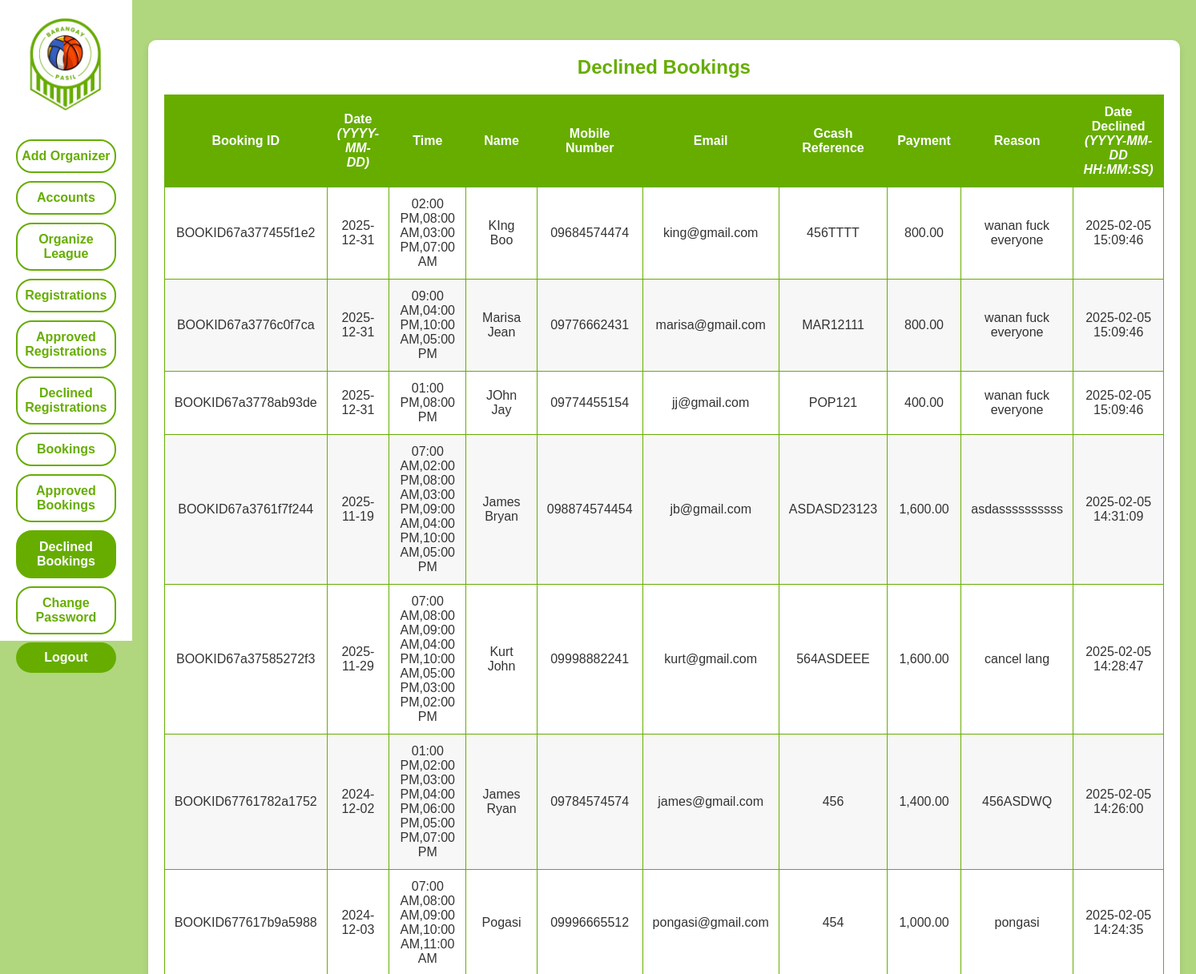
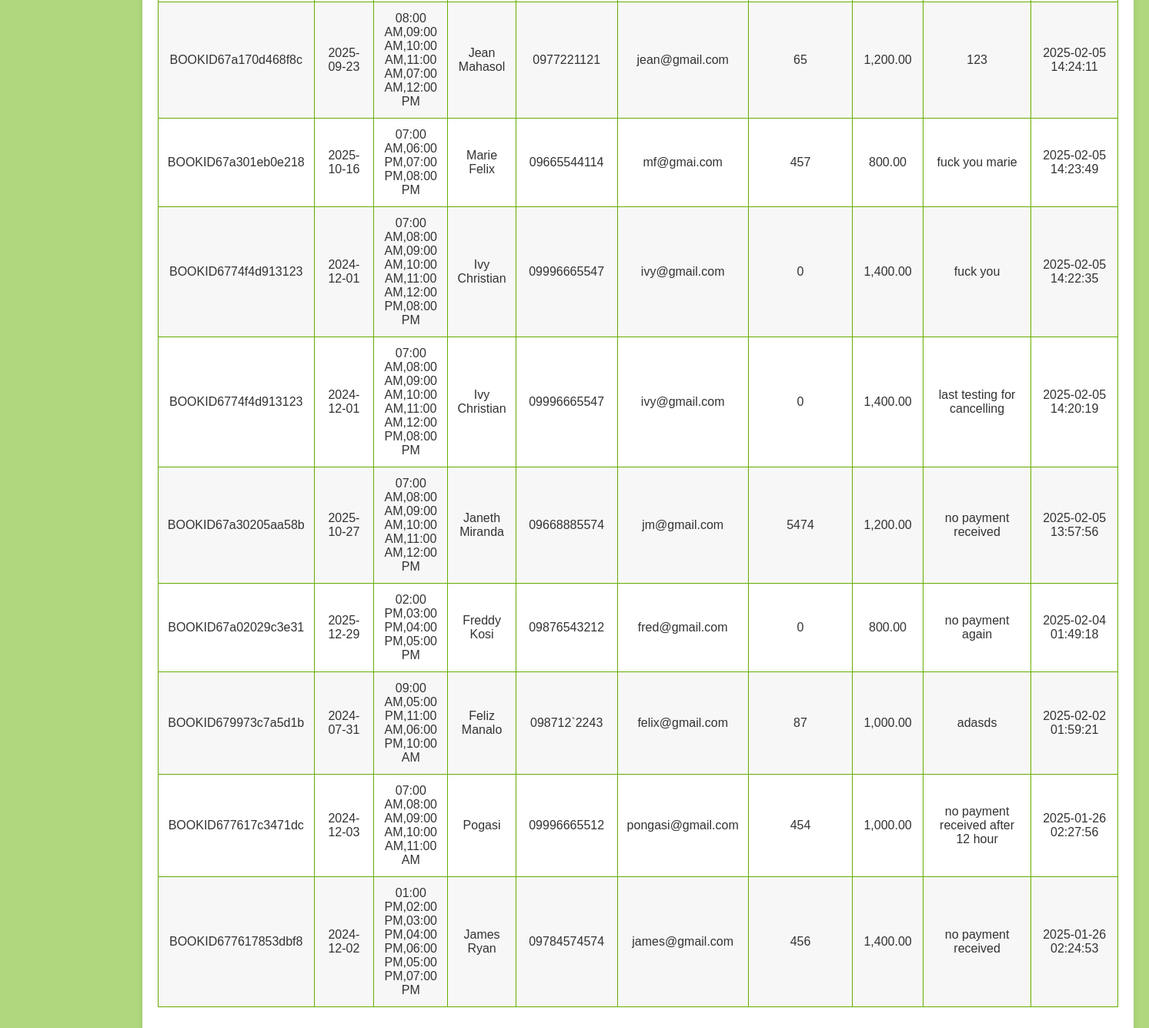
Screenshot of /admin/admin_bookings_declined.php (signed in) with the database file from the repository (2 pictures, top to bottom).
### tables this page shows
CREATE TABLE `bpslo_declined_bookings` (
  `id` int(11) NOT NULL,
  `booking_id` varchar(255) NOT NULL,
  `date` date NOT NULL,
  `time` varchar(255) NOT NULL,
  `name` varchar(255) NOT NULL,
  `mobile_number` varchar(15) NOT NULL,
  `email` varchar(255) NOT NULL,
  `gcash_reference` varchar(255) NOT NULL,
  `payment` decimal(10,2) NOT NULL,
  `reason` text NOT NULL,
  `declined_at` timestamp NOT NULL DEFAULT current_timestamp()
);

### admin/admin_bookings_declined.php (the view, shortened to what this page needs)
<?php
    require_once '../db_connection.php';
    $declinedBookingsQuery = "
        SELECT
            booking_id,
            date,
            time,
            name,
            mobile_number,
            email,
            gcash_reference,
            reason,
            payment,
            declined_at,
            declined_at
        FROM
            bpslo_declined_bookings
        ORDER BY
            declined_at DESC";
    $declinedBookingsResult = $mysqli->query($declinedBookingsQuery);
?>
<!DOCTYPE html>
<html lang="en">
<head>
    <link rel="stylesheet" href="../styles/admin_bookings_declined.css">
</head>
<body>
    <div class="container">
        <aside class="sidebar">
        <a href="../admin/admin_dashboard.php">
                <img src="../images/logo.png" alt="Sports League Organizer Logo" class="logo">
            </a>
            <div class="nav-buttons">
            <button class="nav-btn" onclick="window.location.href='../admin/admin_add_organizer.php'">Add Organizer</button>
                <button class="nav-btn" onclick="window.location.href='../admin/admin_accounts.php'">Accounts</button>
                <button class="nav-btn" onclick="window.location.href='../admin/admin_organize_league.php'">Organize League</button>
                <button class="nav-btn" onclick="window.location.href='../admin/admin_registrations.php'">Registrations</button>
                <button class="nav-btn" onclick="window.location.href='../admin/admin_registrations_approved.php'">Approved Registrations</button>
                <button class="nav-btn" onclick="window.location.href='../admin/admin_registrations_declined.php'">Declined Registrations</button>
                <button class="nav-btn" onclick="window.location.href='admin_bookings.php'">Bookings</button>
                <button class="nav-btn" onclick="window.location.href='../admin/admin_bookings_approved.php'">Approved Bookings</button>
                <button class="nav-btn selected">Declined Bookings</button>
                <button class="nav-btn" onclick="window.location.href='../admin/admin_change_password.php'">Change Password</button>
            </div>
            <form id="logout-form" method="POST" action="../admin/logout.php">
                <button type="submit" class="logout-btn">Logout</button>
            </form>
        </aside>
        <main class="main-content">
            <div class="table-container">
                <h2>Declined Bookings</h2>
                <table>
                    <thead>
                        <tr>
                            <th>Booking ID</th>
                            <th>Date <br><i>(YYYY-MM-DD)</i></th>
                            <th>Time</th>
                            <th>Name</th>
                            <th>Mobile Number</th>
                            <th>Email</th>
                            <th>Gcash Reference</th>
                            <th>Payment</th>
                            <th>Reason</th>
                            <th>Date Declined <br><i>(YYYY-MM-DD HH:MM:SS)</i></th>
                        </tr>
                    </thead>
                    <tbody>
                        <?php while ($row = $declinedBookingsResult->fetch_assoc()): ?>
                            <tr>
                                <td><?php echo $row['booking_id']; ?></td>
                                <td><?php echo $row['date']; ?></td>
                                <td><?php echo $row['time']; ?></td>
                                <td><?php echo $row['name']; ?></td>
                                <td><?php echo $row['mobile_number']; ?></td>
                                <td><?php echo $row['email']; ?></td>
                                <td><?php echo $row['gcash_reference']; ?></td>
                                <td><?php echo number_format($row['payment'], 2); ?></td>
                                <td><?php echo $row['reason']; ?></td>
                                <td><?php echo $row['declined_at']; ?></td>
                            </tr>
                        <?php endwhile; ?>
                    </tbody>
                </table>
            </div>
        </main>
    </div>
</body>
</html>

### styles/admin_bookings_declined.css (style rules this page uses)
:root { --light-green: #B0D77E; --green: #66AD00; --white: #FFFFFF; --font-family: 'Poppins', sans-serif; }
* { margin: 0; padding: 0; box-sizing: border-box; font-family: var(--font-family); }
body, html { height: 100%; font-size: 16px; color: #333; background-color: var(--light-green); }
.container { display: flex; height: 100vh; }
.sidebar { background-color: var(--white); padding: 20px; width: 250px; display: flex; flex-direction: column; align-items: center; gap: 10px; }
.logo { width: 120px; margin-bottom: 20px; }
.nav-buttons { width: 100%; flex-grow: 1; display: flex; flex-direction: column; gap: 10px; justify-content: center; }
.nav-btn { width: 100%; padding: 10px 0; border: 2px solid var(--green); background-color: var(--white); color: var(--green); font-size: 16px; font-weight: bold; text-align: center; border-radius: 20px; cursor: pointer; transition: background-color 0.3s, color 0.3s; }
.selected { background-color: var(--green); color: var(--white); }
.nav-btn, .logout-btn { width: 100%; padding: 10px 0; border: 2px solid var(--green); background-color: var(--white); color: var(--green); font-size: 16px; font-weight: bold; text-align: center; border-radius: 20px; cursor: pointer; transition: background-color 0.3s, color 0.3s; }
.logout-btn { margin-top: auto; background-color: var(--green); color: var(--white); border: none; }
.main-content { flex-grow: 1; padding: 20px; background-color: var(--light-green); }
.table-container { margin: 30px auto; padding: 20px; background-color: var(--white); border-radius: 10px; box-shadow: 0 4px 8px rgba(0, 0, 0, 0.1); }
h2 { text-align: center; color: var(--green); margin-bottom: 20px; }
table { width: 100%; border-collapse: collapse; margin-bottom: 30px; }
table, th, td { border: 1px solid var(--green); }
th, td { padding: 12px; text-align: center; }
th { background-color: var(--green); color: var(--white); }
tr:nth-child(even) { background-color: #f7f7f7; }
#logout-form { width: 100%; text-align: center; }
.logout-btn { margin-top: auto; background-color: var(--green); color: var(--white); border: none; padding: 10px 20px; font-size: 16px; cursor: pointer; border-radius: 20px; width: 100%; display: inline-block; text-align: center; transition: background-color 0.3s ease, color 0.3s ease, border 0.3s ease; }

### rows the page displays
bpslo_declined_bookings: booking "BOOKID67a377455f1e2", date "2025-12-31", time "02:00 PM,08:00 AM,03:00 PM,07:00 AM", name "KIng Boo", mobile_number "09684574474", email "king@gmail.com", gcash_reference "456TTTT", payment "800.00", reason "wanan fuck everyone", declined_at "2025-02-05 15:09:46"
bpslo_declined_bookings: booking "BOOKID67a3776c0f7ca", date "2025-12-31", time "09:00 AM,04:00 PM,10:00 AM,05:00 PM", name "Marisa Jean", mobile_number "09776662431", email "marisa@gmail.com", gcash_reference "MAR12111", payment "800.00", reason "wanan fuck everyone", declined_at "2025-02-05 15:09:46"
bpslo_declined_bookings: booking "BOOKID67a3778ab93de", date "2025-12-31", time "01:00 PM,08:00 PM", name "JOhn Jay", mobile_number "09774455154", email "jj@gmail.com", gcash_reference "POP121", payment "400.00", reason "wanan fuck everyone", declined_at "2025-02-05 15:09:46"
bpslo_declined_bookings: booking "BOOKID67a3761f7f244", date "2025-11-19", time "07:00 AM,02:00 PM,08:00 AM,03:00 PM,09:00 AM,04:00 PM,10:00 AM,05:00 PM", name "James Bryan", mobile_number "098874574454", email "jb@gmail.com", gcash_reference "ASDASD23123", payment "1,600.00", reason "asdassssssssss", declined_at "2025-02-05 14:31:09"
bpslo_declined_bookings: booking "BOOKID67a37585272f3", date "2025-11-29", time "07:00 AM,08:00 AM,09:00 AM,04:00 PM,10:00 AM,05:00 PM,03:00 PM,02:00 PM", name "Kurt John", mobile_number "09998882241", email "kurt@gmail.com", gcash_reference "564ASDEEE", payment "1,600.00", reason "cancel lang", declined_at "2025-02-05 14:28:47"
bpslo_declined_bookings: booking "BOOKID67761782a1752", date "2024-12-02", time "01:00 PM,02:00 PM,03:00 PM,04:00 PM,06:00 PM,05:00 PM,07:00 PM", name "James Ryan", mobile_number "09784574574", email "james@gmail.com", gcash_reference "456", payment "1,400.00", reason "456ASDWQ", declined_at "2025-02-05 14:26:00"
bpslo_declined_bookings: booking "BOOKID677617b9a5988", date "2024-12-03", time "07:00 AM,08:00 AM,09:00 AM,10:00 AM,11:00 AM", name "Pogasi", mobile_number "09996665512", email "pongasi@gmail.com", gcash_reference "454", payment "1,000.00", reason "pongasi", declined_at "2025-02-05 14:24:35"
bpslo_declined_bookings: booking "BOOKID67a170d468f8c", date "2025-09-23", time "08:00 AM,09:00 AM,10:00 AM,11:00 AM,07:00 AM,12:00 PM", name "Jean Mahasol", mobile_number "0977221121", email "jean@gmail.com", gcash_reference "65", payment "1,200.00", reason "123", declined_at "2025-02-05 14:24:11"
bpslo_declined_bookings: booking "BOOKID67a301eb0e218", date "2025-10-16", time "07:00 AM,06:00 PM,07:00 PM,08:00 PM", name "Marie Felix", mobile_number "09665544114", email "mf@gmai.com", gcash_reference "457", payment "800.00", reason "fuck you marie", declined_at "2025-02-05 14:23:49"
bpslo_declined_bookings: booking "BOOKID6774f4d913123", date "2024-12-01", time "07:00 AM,08:00 AM,09:00 AM,10:00 AM,11:00 AM,12:00 PM,08:00 PM", name "Ivy Christian", mobile_number "09996665547", email "ivy@gmail.com", gcash_reference "0", payment "1,400.00", reason "fuck you", declined_at "2025-02-05 14:22:35"
bpslo_declined_bookings: booking "BOOKID6774f4d913123", date "2024-12-01", time "07:00 AM,08:00 AM,09:00 AM,10:00 AM,11:00 AM,12:00 PM,08:00 PM", name "Ivy Christian", mobile_number "09996665547", email "ivy@gmail.com", gcash_reference "0", payment "1,400.00", reason "last testing for cancelling", declined_at "2025-02-05 14:20:19"
bpslo_declined_bookings: booking "BOOKID67a30205aa58b", date "2025-10-27", time "07:00 AM,08:00 AM,09:00 AM,10:00 AM,11:00 AM,12:00 PM", name "Janeth Miranda", mobile_number "09668885574", email "jm@gmail.com", gcash_reference "5474", payment "1,200.00", reason "no payment received", declined_at "2025-02-05 13:57:56"
bpslo_declined_bookings: booking "BOOKID67a02029c3e31", date "2025-12-29", time "02:00 PM,03:00 PM,04:00 PM,05:00 PM", name "Freddy Kosi", mobile_number "09876543212", email "fred@gmail.com", gcash_reference "0", payment "800.00", reason "no payment again", declined_at "2025-02-04 01:49:18"
bpslo_declined_bookings: booking "BOOKID679973c7a5d1b", date "2024-07-31", time "09:00 AM,05:00 PM,11:00 AM,06:00 PM,10:00 AM", name "Feliz Manalo", mobile_number "098712`2243", email "felix@gmail.com", gcash_reference "87", payment "1,000.00", reason "adasds", declined_at "2025-02-02 01:59:21"
bpslo_declined_bookings: booking "BOOKID677617c3471dc", date "2024-12-03", time "07:00 AM,08:00 AM,09:00 AM,10:00 AM,11:00 AM", name "Pogasi", mobile_number "09996665512", email "pongasi@gmail.com", gcash_reference "454", payment "1,000.00", reason "no payment received after 12 hour", declined_at "2025-01-26 02:27:56"
bpslo_declined_bookings: booking "BOOKID677617853dbf8", date "2024-12-02", time "01:00 PM,02:00 PM,03:00 PM,04:00 PM,06:00 PM,05:00 PM,07:00 PM", name "James Ryan", mobile_number "09784574574", email "james@gmail.com", gcash_reference "456", payment "1,400.00", reason "no payment received", declined_at "2025-01-26 02:24:53"
